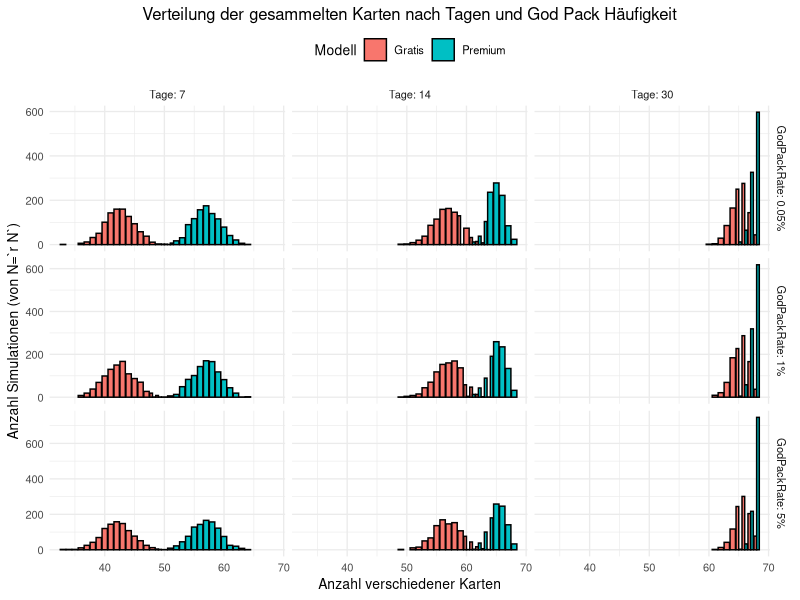

Write the R code that produced this figure.
## ---- chunk 1
knitr::opts_chunk$set(echo = TRUE, warning = FALSE, message = FALSE)
library(ggplot2)
## ---- chunk 2
# Daten einlesen
karten <- read.csv("./data/Mythical_Island.csv", stringsAsFactors = FALSE)
karten_god_pack <- read.csv("./data/Mythical_Island_god_pack.csv", stringsAsFactors = FALSE)

# Funktion zur Umwandlung von Prozent-Strings in numerische Wahrscheinlichkeiten
parse_percent_column <- function(x) {
  x[is.na(x) | trimws(x) == ""] <- "0%"
  as.numeric(sub("%", "", x)) / 100
}

# Wahrscheinlichkeiten für normale Packs
alle_karten <- karten$Name
prob_1_3 <- parse_percent_column(karten$First.third.cards)
prob_4   <- parse_percent_column(karten$Fourth.card)
prob_5   <- parse_percent_column(karten$Fifth.card)

# Wahrscheinlichkeiten für God Packs
alle_karten_god <- karten_god_pack$Name
prob_1_3_g <- parse_percent_column(karten_god_pack$First.third.cards)
prob_4_g   <- parse_percent_column(karten_god_pack$Fourth.card)
prob_5_g   <- parse_percent_column(karten_god_pack$Fifth.card)
## ---- chunk 3
ziehe_pack <- function(current_god_pack_rate) {
  is_godpack <- runif(1) < current_god_pack_rate
  
  if (is_godpack) {
    cards_drawn <- c()
    if (length(alle_karten_god) > 0 && sum(prob_1_3_g, na.rm = TRUE) > 0) {
      cards_drawn <- c(cards_drawn, sample(alle_karten_god, size = 3, replace = TRUE, prob = prob_1_3_g))
    }
    if (length(alle_karten_god) > 0 && sum(prob_4_g, na.rm = TRUE) > 0) {
      cards_drawn <- c(cards_drawn, sample(alle_karten_god, size = 1, replace = TRUE, prob = prob_4_g))
    }
    if (length(alle_karten_god) > 0 && sum(prob_5_g, na.rm = TRUE) > 0) {
      cards_drawn <- c(cards_drawn, sample(alle_karten_god, size = 1, replace = TRUE, prob = prob_5_g))
    }
    return(cards_drawn)
  } else {
    return(c(
      sample(alle_karten, size = 3, replace = TRUE, prob = prob_1_3),
      sample(alle_karten, size = 1, replace = TRUE, prob = prob_4),
      sample(alle_karten, size = 1, replace = TRUE, prob = prob_5)
    ))
  }
}
## ---- chunk 4
simuliere_jahr_mit_slots <- function(packs_pro_tag, tage = 30, current_god_pack_rate) {
  gezogen <- replicate(packs_pro_tag * tage, ziehe_pack(current_god_pack_rate), simplify = FALSE)
  gezogen <- unlist(gezogen)
  if (length(gezogen) == 0) return(0) # Falls keine Karten gezogen wurden
  length(unique(gezogen))
}

# Simulationsparameter
N <- 1000 
tage_vektor <- c(7, 14, 30) 
god_pack_chance_vektor <- c(0.0005, 0.01, 0.05) 
# kosten_premium_pro_monat <- 10 # Für diese Analyse nicht im Fokus

ergebnisse_gesamt <- list() 

# Hauptsimulationsschleife
for (gp_chance in god_pack_chance_vektor) {
  ergebnisse_fuer_gp_chance <- list()
  for (tage in tage_vektor) {
    gratis <- replicate(N, simuliere_jahr_mit_slots(2, tage = tage, current_god_pack_rate = gp_chance))
    premium <- replicate(N, simuliere_jahr_mit_slots(4, tage = tage, current_god_pack_rate = gp_chance))
    
    ergebnisse_fuer_gp_chance[[as.character(tage)]] <- list(
      gratis = as.numeric(gratis), # Sicherstellen, dass es numerisch ist
      premium = as.numeric(premium) # Sicherstellen, dass es numerisch ist
    )
  }
  ergebnisse_gesamt[[as.character(gp_chance)]] <- ergebnisse_fuer_gp_chance
}
## ---- chunk 5
# Datenaufbereitung für den Plot
all_plot_data_list_multivariate <- list()
for (gp_chance_char in names(ergebnisse_gesamt)) {
  ergebnisse_fuer_gp_chance <- ergebnisse_gesamt[[gp_chance_char]]
  current_gp_rate <- as.numeric(gp_chance_char) 
  for (tage_val in tage_vektor) {
    tage_char <- as.character(tage_val)
    temp_df <- data.frame(
      Karten = c(ergebnisse_fuer_gp_chance[[tage_char]]$gratis,
                 ergebnisse_fuer_gp_chance[[tage_char]]$premium),
      Modell = rep(c("Gratis", "Premium"), each = N),
      Tage = factor(tage_val),
      GodPackRate = factor(paste0(current_gp_rate * 100, "%")) 
    )
    list_key <- paste("gp", current_gp_rate, "tage", tage_val, sep = "_")
    all_plot_data_list_multivariate[[list_key]] <- temp_df
  }
}
combined_df_multivariate <- do.call(rbind, all_plot_data_list_multivariate)
if (!is.null(combined_df_multivariate)) { # Nur plotten, wenn Daten vorhanden sind
  rownames(combined_df_multivariate) <- NULL 
}


# Erstellen des Plots
if (!is.null(combined_df_multivariate) && nrow(combined_df_multivariate) > 0) {
  p_multi_faceted <- ggplot(combined_df_multivariate, aes(x = Karten, fill = Modell)) +
    geom_bar(position = "dodge", color = "black") +
    facet_grid(GodPackRate ~ Tage, scales = "free_y", labeller = label_both) + 
    labs(
      title = "Verteilung der gesammelten Karten nach Tagen und God Pack Häufigkeit",
      x = "Anzahl verschiedener Karten",
      y = "Anzahl Simulationen (von N=`r N`)",
      fill = "Modell"
    ) +
    theme_minimal(base_size = 10) + # Kleinere Basisgrösse für bessere Lesbarkeit bei vielen Facetten
    theme(legend.position = "top",
          plot.title = element_text(hjust = 0.5),
          strip.text = element_text(size = 8)) # Textgrösse der Facetten-Titel anpassen
  print(p_multi_faceted)
} else {
  cat("Keine Daten zum Plotten vorhanden.")
}
